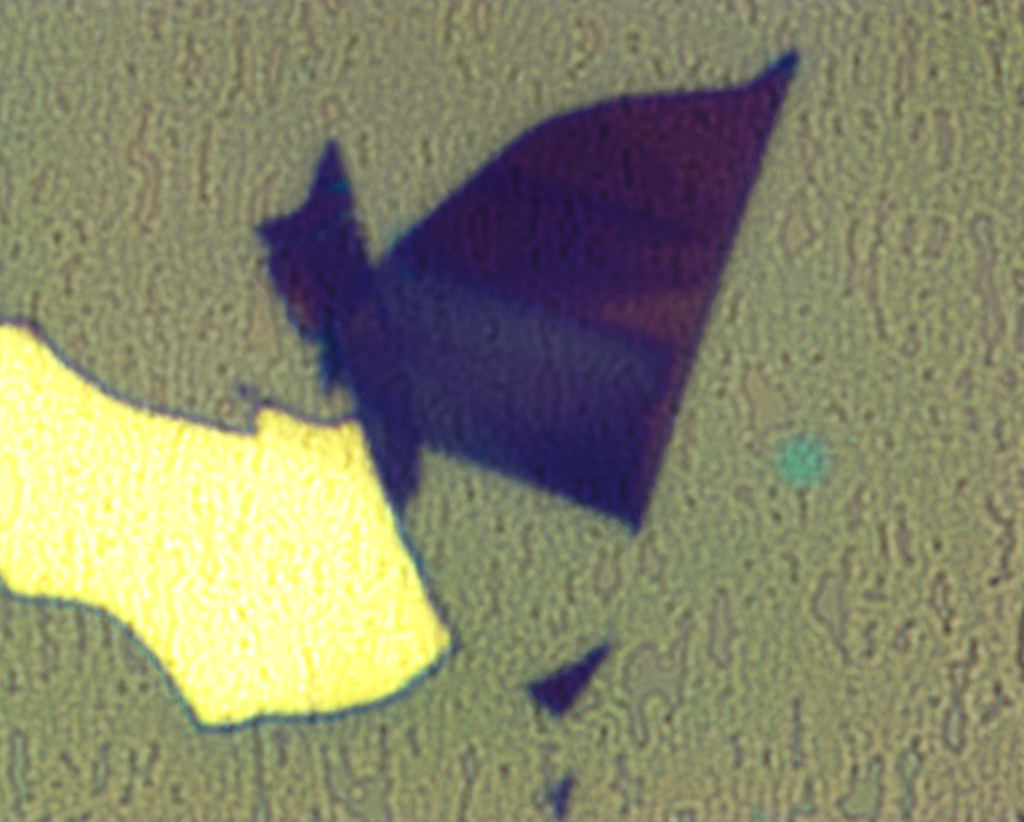
#> input picture src/sample_images/00002.jpg, 4096 x 3286 px (shown at 1/4 size)
$ python ScanImagesBGMM.py --output out.png --directory sample_images
#> lines starting #> are read from the running program, lines starting #| are printed output that depends on the picture; after the words box and inside, x2 and y2 are one past the last pixel; in counts of white or black regions, pixels touching at a corner belong together
# Description: This program is designed to take a directory containing
# one or more images and convert it into a *.npy file and corresponding
# *.csv file, both of which contain the location of every "flake" in
# every image in the folder.

import code
import sys
import argparse
import os
import time
import cv2
import pickle
import numpy             as np
import matplotlib.pyplot as plt
from sklearn.mixture       import BayesianGaussianMixture
from readable_csv          import readable_csv as csv
from colors import dist_colors as colors

def torgb(h):
	return [int(h[1:3], 16), int(h[3:5], 16), int(h[5:7], 16)]

# Processes the arguments, sets up directories and validates that files
# actually exist.
def preprocess():
	parser = argparse.ArgumentParser(
		description='Extract contour information from a folder of images.'
	)

	parser.add_argument(
		'-o', '--output', dest='output', type=str, required=True,
		help='The output file to write the data to.'
	)

	parser.add_argument(
		'-d', '--directory', dest='directory', type=str, required=True,
		help='The directory to read images from.'
	)

	parser.add_argument(
		'-s', '--show', dest='show_image', type=str, default='',
		help='Display a plot of contours extracted from this image.'
	)

	args = parser.parse_args()

	return args


# [25 lines left out: function draw_contours, not called in this run]

def getLargerThan(contours, s):
	selected = []

	for c in contours:
		area = cv2.contourArea(c)
		if area > s:
			selected.append(c)

	return selected

def plotimg(img, position, name):
	plt.subplot(position)
	plt.imshow(img)
	plt.title(name)
	plt.xticks([])
	plt.yticks([])

def subimage(image, rect):
	border_size = int(image.shape[0] / 2)
	image = cv2.copyMakeBorder(
		image,
		border_size,
		border_size,
		border_size,
		border_size,
		cv2.BORDER_CONSTANT,
		value=[0, 0, 0]
	)

	((x, y), (w, h), theta) = rect

	x = x + border_size
	y = y + border_size

	size = (image.shape[1], image.shape[0])

	rotation_matrix = cv2.getRotationMatrix2D(center=(x, y), angle=theta, scale=1)
	new_image       = cv2.warpAffine(image, rotation_matrix, dsize=size)

	x = int(x - w/2)
	y = int(y - h/2)

	w = int(w)
	h = int(h)

	result = new_image[y:y+h, x:x+w, :]
	#code.interact(local=locals())
	return result


def extract_flakes(fname):
	n_classes          = 3
	denoise_strength   = 30
	edge_dilate_size   = 3
	mask_erode_size    = 12
	contour_thickness  = 3
	filter_edge_length = 0.02
	border_width       = 5

	img = cv2.imread(fname, cv2.IMREAD_COLOR)
	#img = cv2.cvtColor(img, cv2.COLOR_BGR2RGB)
	img = cv2.cvtColor(img, cv2.COLOR_BGR2HSV)
	# img = cv2.imread(fname, cv2.IMREAD_GRAYSCALE)

	# Make a downscaled image to run the BGMM training on.
	bgmm_scale = np.sqrt((100**2) / (img.shape[0] * img.shape[1]))
	img_mini   = cv2.resize(img, (0, 0), fx=bgmm_scale, fy=bgmm_scale)


	# Make a downscaled image to do the segmentation on. This one won't
	# be as small.
	scale     = np.sqrt((1000**2) / (img.shape[0] * img.shape[1]))
	img_small = cv2.resize(img, (0, 0), fx=scale, fy=scale)

	# Denoise the scaled down image before training the BGMM.
	img_mini = cv2.fastNlMeansDenoisingColored(
		img_mini,
		denoise_strength,
		denoise_strength
	)

	# Train a BGMM on the really small image.
	samples = img_mini.reshape(
		img_mini.shape[0] * img_mini.shape[1],
		img_mini.shape[2]
	)

	bgmm = BayesianGaussianMixture(
		n_components=n_classes,
		covariance_type='full'
	)

	bgmm.fit(samples)

	# Denoise the image before segmenting.
	denoised = cv2.fastNlMeansDenoisingColored(
		img_small,
		denoise_strength,
		denoise_strength
	)

	# Categorize the pixels from the larger image.
	data    = denoised.reshape(
		denoised.shape[0] * denoised.shape[1],
		denoised.shape[2]
	)
	classes = bgmm.predict(data)

	(values, counts) = np.unique(classes, return_counts=True)
	index            = np.argmax(counts)
	most_common      = values[index]
	bg_color         = torgb(colors[most_common])

	colored_img = denoised.copy()

	for c in range(n_classes):
		mask = (classes == c).reshape(denoised.shape[0], denoised.shape[1])
		colored_img[mask] = torgb(colors[c])

	# Dilate and then erode the colored image.
	#kernel      = cv2.getStructuringElement(cv2.MORPH_ELLIPSE, (6, 6))
	#dilated     = cv2.dilate(colored_img, kernel)
	#kernel2     = cv2.getStructuringElement(cv2.MORPH_ELLIPSE, (8, 8))
	#colored_img = cv2.erode(dilated, kernel2)

	# Make a black border of one pixel around the image
	# so that the contouring algorithm won't mess up flakes
	# that are cut off. The color needs to be the same as
	# the background class.
	colored_img = cv2.copyMakeBorder(
		colored_img,
		border_width,
		border_width,
		border_width,
		border_width,
		cv2.BORDER_CONSTANT,
		value=bg_color
	)

	img_small = cv2.copyMakeBorder(
		img_small,
		border_width,
		border_width,
		border_width,
		border_width,
		cv2.BORDER_CONSTANT,
		value=[0, 0, 0]
	)

	plotimg(img_small,   231, "Image")
	plotimg(denoised,    232, "Denoised")
	plotimg(colored_img, 233, "Segmented")


	# Now we run edge detectiong and contouring on the segmented image.
	edges = cv2.Canny(colored_img, 10, 80)

	# Dilate the edges to close close contours
	kernel  = cv2.getStructuringElement(
		cv2.MORPH_ELLIPSE,
		(edge_dilate_size, edge_dilate_size)
	)
	dilated = cv2.dilate(edges, kernel)

	contours, heirarchy = cv2.findContours(
		dilated, cv2.RETR_EXTERNAL, cv2.CHAIN_APPROX_SIMPLE
	)

	contours = getLargerThan(
		contours,
		(img_small.shape[0] * filter_edge_length)**2
	)


	# Draw the contours onto the original image.
	contoured = img_small.copy()
	for i in range(len(contours)):
		contoured = cv2.drawContours(
			contoured,
			contours,
			i, (0, 255, 0),
			contour_thickness
		)

	# plotimg(edges,     234, "Edges")
	plotimg(dilated,   234, "Dilated Edges")
	plotimg(contoured, 235, "Contours")

	boxed = img_small.copy()
	# Draw rotated bounding rectangles around the flakes.
	for i in range(len(contours)):
		rect = cv2.minAreaRect(contours[i])
		box  = cv2.boxPoints(rect)
		box  = np.int0(box)
		boxed = cv2.drawContours(boxed, [box], 0, (255, 0, 0), 2)

	plotimg(boxed, 236, "Bounding Boxes")


	print("Contour Areas:")
	for c in contours:
		print('    %s'%str(cv2.contourArea(c)))

	plt.tight_layout()
	plt.show()

	# Show the largest contour.
	largest = None
	size    = 0
	for contour in contours:
		s = cv2.contourArea(contour)
		if s > size:
			largest = contour
			size    = s

	# Plot the flakes individually.
	rect0 = cv2.minAreaRect(largest)

	img0 = subimage(img_small, rect0)

	plotimg(img0, 121, "Largest")

	masked = img_small.copy()
	# Fill every pixel that isn't inside the contour in as black.
	mask = np.zeros((masked.shape[0], masked.shape[1]))
	mask = cv2.fillPoly(mask, [largest], 1)

	kernel  = cv2.getStructuringElement(
		cv2.MORPH_ELLIPSE,
		(mask_erode_size, mask_erode_size)
	)
	mask    = cv2.erode(mask, kernel)

	selection = mask == 0
	masked[selection] = [0, 0, 0]
	#code.interact(local=locals())

	img1 = subimage(masked, rect0)

	plotimg(img1, 122, "Masked")


	plt.tight_layout()
	plt.show()

# TODO: Make the Canny edge detect parameters adjustable.
# TODO: Make the contour method adjustable.
# [103 lines left out: function extract_data_from_file, not called in this run]


if __name__ == '__main__':
	args = preprocess()

	# List of pairs. First element is the index of the
	# contour in the exported *.npy file. Second element
	# is the name of the file that it came from.
	contour_indices = []

	# This stores the following for every contour found.
	#     1) X    - coordinate of center
	#     2) Y    - coordinate of center
	#     3) Area - in pixels
	#     4) Hue
	#     5) Saturation
	#     6) Value

	results = []

	# The files to read.
	files = [f for f in os.listdir(args.directory)]

	# Filter to only actual files.
	tmp = []
	for f in files:
		if os.path.isfile(os.path.join(args.directory, f)):
			tmp.append(f)
	files = sorted(tmp)

	for file in files:
		extract_flakes(os.path.join(args.directory, file))
#> in extract_flakes, img is the input picture: shape (3286, 4096, 3); mean B, G, R 107.5, 134.7, 135.4
#> in extract_flakes, `(values, counts) = np.unique(classes, return_counts=True)`: values = [0, 1, 2]; counts = [181325, 667081, 151530]
#> in extract_flakes, `index            = np.argmax(counts)`: index = 1
#> in extract_flakes, `bg_color         = torgb(colors[most_common])`: bg_color = [0, 117, 220]
#> the loop in extract_flakes, `for c in range(n_classes):` made 3 passes
#> pass 1, in extract_flakes, `mask = (classes == c).reshape(denoised.shape[0], denoised.shape[1])`:
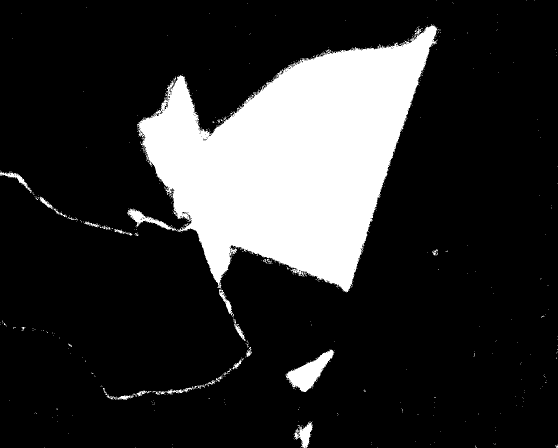
#> mask: shape (896, 1116) bool (shown at 1/2 size); 18.1% white; 572 white regions (542 under 20 px), largest, box (x1, y1, x2, y2) and area: (254, 49, 875, 585) 173009, (571, 699, 669, 784) 3352, (587, 843, 625, 896) 939
#> in extract_flakes, `dilated = cv2.dilate(edges, kernel)`:
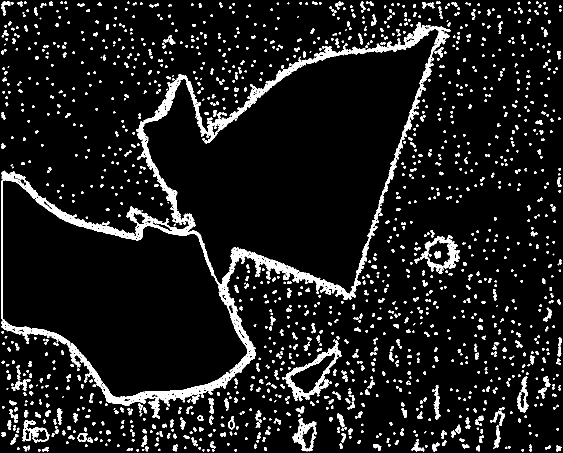
#> dilated: shape (906, 1126) (shown at 1/2 size); 9% white; 1425 white regions (142 under 20 px)
#> in extract_flakes, `contours, heirarchy = cv2.findContours( dilated, cv2.RETR_EXTERNAL, cv..`: contours = 1418 contours, 904 with area under 20; largest, box (x1, y1, x2, y2) and area: (3, 44, 901, 838) 332259, (564, 681, 683, 803) 5464, (840, 470, 920, 548) 3428, (584, 836, 634, 903) 1784, (45, 840, 99, 886) 1285
#> the loop in getLargerThan, `for c in contours:` made 1418 passes
#> area on passes 11, 13, 15: 36, 26, 55.5
#> after the loop in getLargerThan, `for c in contours:`: selected = 7 contours; box (x1, y1, x2, y2) and area: (3, 44, 901, 838) 332259, (564, 681, 683, 803) 5464, (840, 470, 920, 548) 3428, (584, 836, 634, 903) 1784, (45, 840, 99, 886) 1285, (1034, 752, 1057, 825) 558, (867, 770, 881, 839) 366
#> in extract_flakes, `contours = getLargerThan( contours, (img_small.shape[0] * filter_edge_..`: contours has the same summary as selected in getLargerThan
#> the loop in extract_flakes, `for i in range(len(contours)):` made 7 passes
#> the loop in extract_flakes, `for i in range(len(contours)):` made 7 passes
#> (rect, box) on passes 1 to 4: (((72.15, 863.4), (43.28, 52.87), -84.81), [[96, 887], [43, 882], [47, 839], [100, 844]]), (((608.8, 869.5), (62.71, 45.43), -74.74), [[622, 905], [578, 893], [595, 833], [638, 845]]), (((873.1, 804), (12.41, 68), -1.59), [[867, 838], [865, 770], [878, 769], [880, 837]]), (((1044.4, 788.2), (21.59, 71.85), -2.05), [[1034, 824], [1032, 752], [1053, 751], [1056, 823]])
#> the loop in extract_flakes, `for c in contours:` made 7 passes
#|     1285.0
#|     1784.5
#|     365.5
#|     558.5
#|     5463.5
#> (further printed lines are left out)
#> the loop in extract_flakes, `for contour in contours:` made 7 passes
#> (s, size) on passes 1, 2, 5, 7: (1285, 1285), (1784.5, 1784.5), (5463.5, 5463.5), (332259, 332259)
#> after the loop in extract_flakes, `for contour in contours:`: largest = contour of 3598 points, box (x1, y1, x2, y2) (3, 44, 901, 838), area 332259; size = 332259
#> in extract_flakes, `rect0 = cv2.minAreaRect(largest)`: rect0 = ((484.8, 417.5), (1072.3, 594.4), -28.86)
#> in subimage, `image = cv2.copyMakeBorder( image, border_size, border_size, border_si..`:
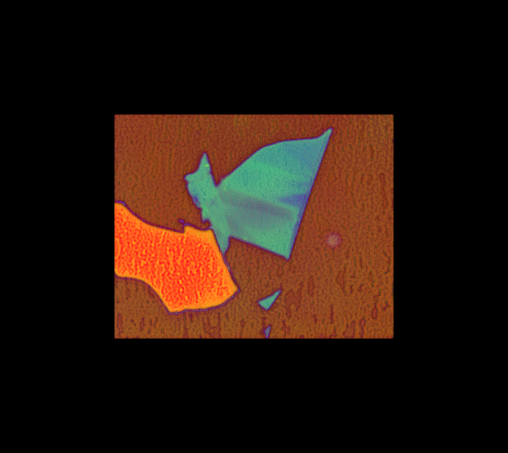
#> image: shape (1812, 2032, 3) (shown at 1/4 size); mean of channels 0, 1, 2 13.3, 22.1, 39.2; drawn as B, G, R
#> in subimage, `((x, y), (w, h), theta) = rect`: x = 484.8; y = 417.5; w = 1072.3; h = 594.4; theta = -28.86
#> in subimage, `x = x + border_size`: x = 937.8
#> in subimage, `y = y + border_size`: y = 870.5
#> in subimage, `rotation_matrix = cv2.getRotationMatrix2D(center=(x, y), angle=theta, ..`: rotation_matrix = [[0.876, -0.483, 536.6], [0.483, 0.876, -344.6]]
#> in subimage, `x = int(x - w/2)`: x = 401
#> in subimage, `y = int(y - h/2)`: y = 573
#> in subimage, `w = int(w)`: w = 1072
#> in subimage, `h = int(h)`: h = 594
#> call 2 of subimage, with rect = ((484.8, 417.5), (1072.3, 594.4), -28.86)
#> in subimage (call 2), `image = cv2.copyMakeBorder( image, border_size, border_size, border_si..`:
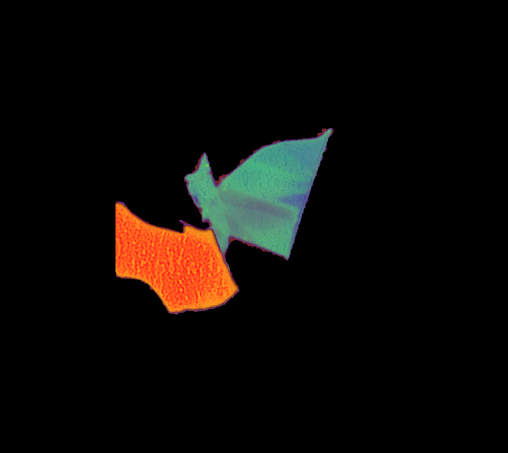
#> image: shape (1812, 2032, 3) (shown at 1/4 size); mean of channels 0, 1, 2 7.1, 10, 12.9; drawn as B, G, R
#> in subimage (call 2), `((x, y), (w, h), theta) = rect`: x = 484.8; y = 417.5; w = 1072.3; h = 594.4
#> in subimage (call 2), `x = x + border_size`: x = 937.8
#> in subimage (call 2), `y = y + border_size`: y = 870.5
#> in subimage (call 2), `new_image       = cv2.warpAffine(image, rotation_matrix, dsize=size)`:
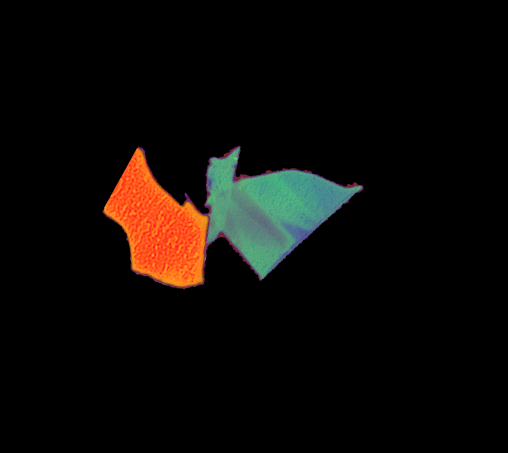
#> new_image: shape (1812, 2032, 3) (shown at 1/4 size); mean of channels 0, 1, 2 7.1, 10, 12.9; drawn as B, G, R
#> in subimage (call 2), `x = int(x - w/2)`: x = 401
#> in subimage (call 2), `y = int(y - h/2)`: y = 573
#> in subimage (call 2), `w = int(w)`: w = 1072
#> in subimage (call 2), `h = int(h)`: h = 594
#> in subimage (call 2), `result = new_image[y:y+h, x:x+w, :]`:
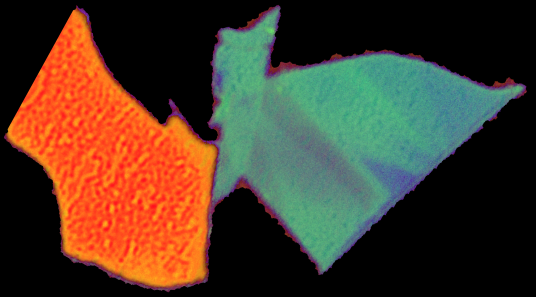
#> result: shape (594, 1072, 3) (shown at 1/2 size); mean of channels 0, 1, 2 41.1, 57.8, 74.7; drawn as B, G, R
#> pass 2 of the loop `for file in files:`:
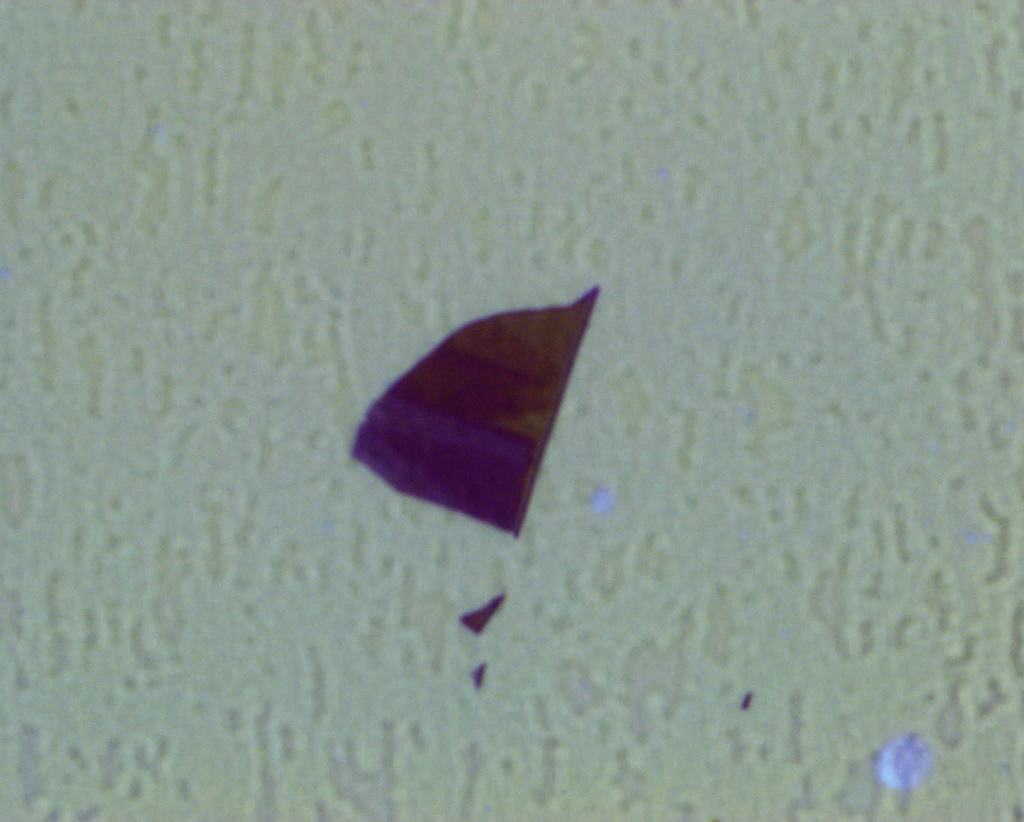
#> input picture src/sample_images/00003.jpg, 2048 x 1644 px (shown at 1/2 size)
#> in extract_flakes, img is the input picture: shape (1644, 2048, 3); mean B, G, R 145, 153.6, 139.6
#> counts = [66572, 49545, 883819]
#> index = 2
#> bg_color = [153, 63, 0]
#> the loop in extract_flakes (call 2), `for c in range(n_classes):` made 3 passes
#> pass 1, in extract_flakes (call 2), `mask = (classes == c).reshape(denoised.shape[0], denoised.shape[1])`:
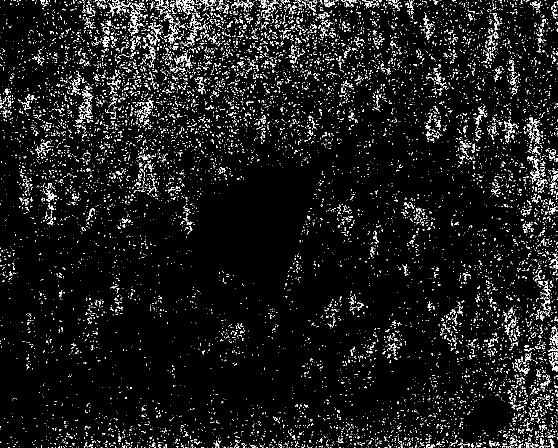
#> mask: shape (896, 1116) bool (shown at 1/2 size); 6.7% white in thin lines or dots
#> kernel = [[0, 1, 0], [1, 1, 1], [0, 1, 0]]
#> in extract_flakes (call 2), `dilated = cv2.dilate(edges, kernel)`:
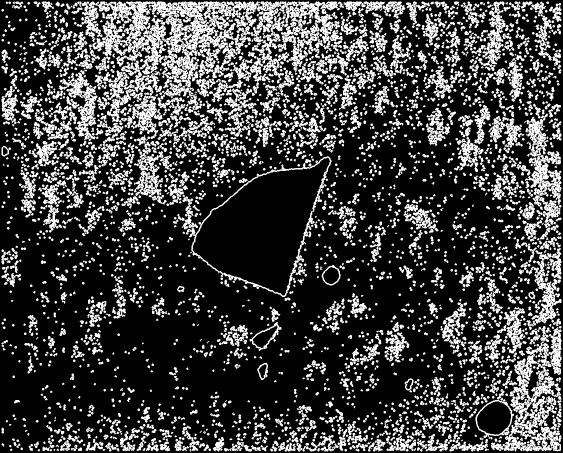
#> dilated: shape (906, 1126) (shown at 1/2 size); 25.5% white; 2807 white regions (774 under 20 px)
#> in extract_flakes (call 2), `contours, heirarchy = cv2.findContours( dilated, cv2.RETR_EXTERNAL, cv..`: contours = 2793 contours, 1570 with area under 20; largest, box (x1, y1, x2, y2) and area: (145, 3, 688, 278) 58254, (372, 312, 663, 594) 43758, (982, 652, 1123, 903) 15202, (1050, 302, 1123, 450) 4720, (951, 778, 1028, 879) 4206
#> the loop in getLargerThan (call 2), `for c in contours:` made 2793 passes
#> area on passes 14, 16, 18: 34, 22, 75.5
#> after the loop in getLargerThan (call 2), `for c in contours:`: selected = 89 contours; largest, box (x1, y1, x2, y2) and area: (145, 3, 688, 278) 58254, (372, 312, 663, 594) 43758, (982, 652, 1123, 903) 15202, (1050, 302, 1123, 450) 4720, (951, 778, 1028, 879) 4206
#> in extract_flakes (call 2), `contours = getLargerThan( contours, (img_small.shape[0] * filter_edge_..`: contours has the same summary as selected in getLargerThan
#> the loop in extract_flakes (call 2), `for i in range(len(contours)):` made 89 passes
#> the loop in extract_flakes (call 2), `for i in range(len(contours)):` made 89 passes
#> (rect, box) on passes 1 to 2: (((946, 892.5), (19, 58), -90), [[975, 902], [917, 902], [917, 883], [975, 883]]), (((475.5, 892), (20, 55), -90), [[503, 902], [448, 902], [448, 882], [503, 882]])
#> the loop in extract_flakes (call 2), `for c in contours:` made 89 passes
#|     494.0
#|     335.5
#> (further printed lines are left out)
#> the loop in extract_flakes (call 2), `for contour in contours:` made 89 passes
#> (s, size) on passes 1, 3, 6, 12: (494, 494), (813.5, 813.5), (4205.5, 4205.5), (15202.5, 15202.5)
#> after the loop in extract_flakes (call 2), `for contour in contours:`: largest = contour of 5727 points, box (x1, y1, x2, y2) (145, 3, 688, 278), area 58254; size = 58254.5
#> rect0 = ((416, 140), (274, 542), -90)
